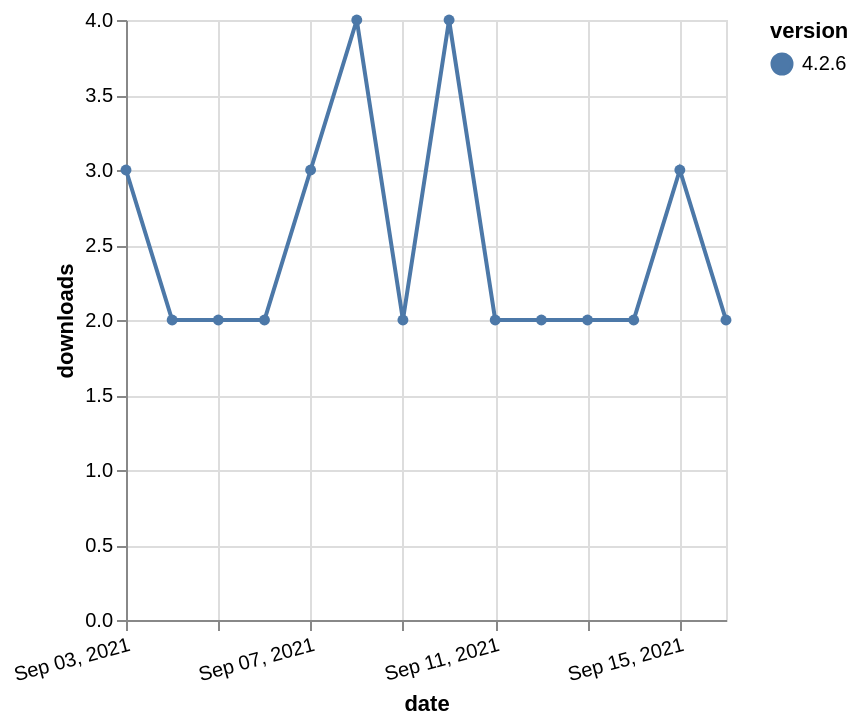

Write a Vega-Lite specification for this figure.
### Vega-Lite specification from a JSON file in a GitHub repository (floating-point values rounded to 4 significant figures)
{"$schema": "https://vega.github.io/schema/vega-lite/v5.json", "description": "A simple bar chart with embedded data.", "data": {"values": [{"date": "2021-09-03", "total": 298, "delta": 3, "version": "4.2.6"}, {"date": "2021-09-04", "total": 300, "delta": 2, "version": "4.2.6"}, {"date": "2021-09-05", "total": 302, "delta": 2, "version": "4.2.6"}, {"date": "2021-09-06", "total": 304, "delta": 2, "version": "4.2.6"}, {"date": "2021-09-07", "total": 307, "delta": 3, "version": "4.2.6"}, {"date": "2021-09-08", "total": 311, "delta": 4, "version": "4.2.6"}, {"date": "2021-09-09", "total": 313, "delta": 2, "version": "4.2.6"}, {"date": "2021-09-10", "total": 317, "delta": 4, "version": "4.2.6"}, {"date": "2021-09-11", "total": 319, "delta": 2, "version": "4.2.6"}, {"date": "2021-09-12", "total": 321, "delta": 2, "version": "4.2.6"}, {"date": "2021-09-13", "total": 323, "delta": 2, "version": "4.2.6"}, {"date": "2021-09-14", "total": 325, "delta": 2, "version": "4.2.6"}, {"date": "2021-09-15", "total": 328, "delta": 3, "version": "4.2.6"}, {"date": "2021-09-16", "total": 330, "delta": 2, "version": "4.2.6"}]}, "width": "container", "mark": {"type": "line", "point": {"filled": true}}, "encoding": {"x": {"field": "date", "type": "temporal", "timeUnit": "yearmonthdate", "title": "date", "axis": {"labelAngle": -15}}, "y": {"field": "delta", "type": "quantitative", "title": "downloads"}, "color": {"field": "version", "type": "nominal"}, "tooltip": {"field": "delta"}}}
